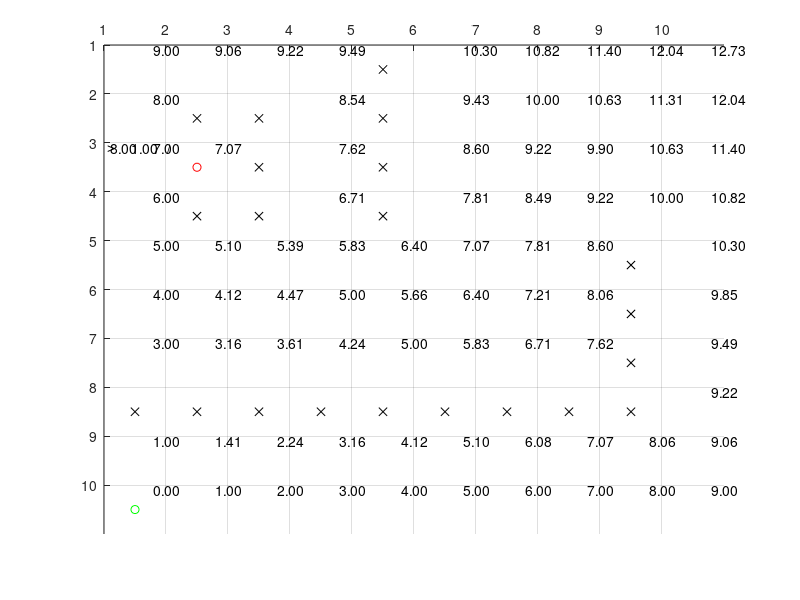

This figure's MATLAB source: (Note: this script raises an error after producing the figure.)
function run_astar
clc; clear all; close all;
dbstop if error;

global VISIT_ALL_NODES; VISIT_ALL_NODES = 1;
display(sprintf('INFO: visit all nodes %d',VISIT_ALL_NODES));

map = map_create();
astar_execute(map);

function [start,goal,obstacle,clearpath]=map_constants()
start = 7;
goal = 8;
clearpath = 1;
obstacle = 0;

%--------------------------------------------------------------------------
% map
%--------------------------------------------------------------------------
function map = map_create()
[S,G,O,C] = map_constants;

small_map = ...
      [ C, C, C, C;
        C, O, O, C;
        C, S, O, C;
        C, O, O, G;
        ];
    
small_map2 = ...
      [ C, C, C, C;
        C, O, G, O;
        C, O, O, O;
        C, C, S, C;
        ];
    
% indexing is row,col, only col, row when plotting

large_map = ...
      [ C, C, C, C, O, C, C, C, C, C;
        C, O, O, C, O, C, C, C, C, C;
        C, S, O, C, O, C, C, C, C, C;
        C, O, O, C, O, C, C, C, C, C;
        C, C, C, C, C, C, C, C, O, C;
        C, C, C, C, C, C, C, C, O, C;
        C, C, C, C, C, C, C, C, O, C;
        O, O, O, O, O, O, O, O, O, C;
        C, C, C, C, C, C, C, C, C, C;
        G, C, C, C, C, C, C, C, C, C;
        ];
large_map2 = ...
      [ S, C, C, C, O, C, C, C, C, C;
        O, O, O, C, C, C, O, O, O, C;
        G, O, C, O, O, C, O, C, C, C;
        C, O, O, C, O, C, O, C, C, C;
        C, O, C, C, C, C, C, C, O, C;
        C, C, C, C, C, C, C, C, O, C;
        O, O, C, O, C, C, C, C, O, C;
        C, C, C, C, C, C, C, C, C, C;
        C, C, C, C, C, C, C, C, C, C;
        C, C, C, C, C, C, C, C, C, C;
        ];
no_path_large_map = ...
      [ C, C, C, C, O, C, C, C, C, C;
        C, O, O, C, O, C, C, C, C, C;
        C, S, O, C, O, C, C, C, C, C;
        C, O, O, C, O, C, C, C, C, C;
        C, C, C, C, C, C, C, C, O, C;
        C, C, C, C, C, C, C, C, O, C;
        C, C, C, C, C, C, C, C, O, C;
        O, O, O, O, O, O, O, O, O, O;
        C, C, C, C, C, C, C, C, C, C;
        G, C, C, C, C, C, C, C, C, C;
        ];

map = large_map;

function [r,c] = map_get_goal_pos(map)
[S,G,O,C] = map_constants;
[r,c] = find(map == G);

function [r,c] = map_get_start_pos(map)
[S,G,O,C] = map_constants;
[r,c] = find(map == S);

%--------------------------------------------------------------------------
% util
%--------------------------------------------------------------------------
function index = rc2indx(ROW,COL,r,c)
index = (r-1)*COL+c;

function [r,c] = indx2rc(ROW,COL,i)
r = ceil(i/COL);
c = mod(i,COL);
if( c == 0 )
  c = COL;
end


%--------------------------------------------------------------------------
% astar
%--------------------------------------------------------------------------
function astar_execute(map)
global VISIT_ALL_NODES;

[S,G,O,C] = map_constants;
[ROW,COL] = size(map);
[start_r,start_c] = map_get_start_pos(map);
[goal_r,goal_c] = map_get_goal_pos(map);

% draw a map base
axis([1 COL+1 1 ROW+1]);
grid on;
hold on;
set(gca,'XTick',[1:1:COL]);
set(gca,'YTick',[1:1:ROW]);
set(gca,'xaxislocation','top','ydir','reverse');
%set(gca,'xdir','right');

% plot start, goal, obstacles
plot(start_c+0.5,start_r+0.5,'ro');
plot(goal_c+0.5,goal_r+0.5,'go');
for ri = 1:ROW
    for ci = 1:COL
        if(map(ri,ci)==O) % if it is a obstacle draw it
            plot(ci+0.5,ri+0.5,'kx');
        end
    end
end

% compute h values for all nodes, create nodes for the first time
nodes = astar_compute_h(map);

nodes = draw_fgh_value(map,nodes);


% initialize close list with start position
% empty open list
ci=1;  % current slot in close_list
close_list(ci) = rc2indx(ROW,COL,start_r,start_c);  % <---- this is current position
current_hldr = plot(start_c+0.1,start_r+0.1,'r*');
oi=1;  % current open slot in open_list
open_list=[];

% for loop start here
keep_running = true;
while keep_running


% find surrounding nodes (max 4), and put them in open list
[current_r,current_c] = indx2rc(ROW,COL,close_list(ci));
%      r-1
% c-1       c+1
%      r+1
tmp_r = current_r - 1;
if( tmp_r >= 1 && tmp_r <= ROW && map(tmp_r,current_c) ~= O && ...
        map(tmp_r,current_c) ~= S && ...
        size(find(close_list == rc2indx(ROW,COL,tmp_r,current_c)),2) == 0 )
    % update neighboring nodes' g value if it is smaller
    indx = rc2indx(ROW,COL,tmp_r,current_c);
    nodes(indx) = update_neighbor(nodes(indx),nodes(close_list(ci)));
    % add it to open_list if it is not already
    open_list = list_unique_add(open_list,indx);
end
tmp_c = current_c - 1;
if( tmp_c >= 1 && tmp_c <= COL && map(current_r,tmp_c) ~= O && ...
        map(current_r,tmp_c) ~= S && ...
        size(find(close_list == rc2indx(ROW,COL,current_r,tmp_c)),2) == 0 )
    % update neighboring nodes' g value if it is smaller
    indx = rc2indx(ROW,COL,current_r,tmp_c);
    nodes(indx) = update_neighbor(nodes(indx),nodes(close_list(ci)));
    % add it to open_list if it is not already
    open_list = list_unique_add(open_list,indx);
end
tmp_c = current_c + 1;
if( tmp_c >= 1 && tmp_c <= COL && map(current_r,tmp_c) ~= O && ...
        map(current_r,tmp_c) ~= S && ...
        size(find(close_list == rc2indx(ROW,COL,current_r,tmp_c)),2) == 0 )
    % update neighboring nodes' g value if it is smaller
    indx = rc2indx(ROW,COL,current_r,tmp_c);
    nodes(indx) = update_neighbor(nodes(indx),nodes(close_list(ci)));
    % add it to open_list if it is not already
    open_list = list_unique_add(open_list,indx);
end
tmp_r = current_r + 1;
if( tmp_r >=1 && tmp_r <= ROW && map(tmp_r,current_c) ~= O && ...
        map(tmp_r,current_c) ~= S && ...
        size(find(close_list == rc2indx(ROW,COL,tmp_r,current_c)),2) == 0 )
    % update neighboring nodes' g value if it is smaller
    indx = rc2indx(ROW,COL,tmp_r,current_c);
    nodes(indx) = update_neighbor(nodes(indx),nodes(close_list(ci)));
    % add it to open_list if it is not already
    open_list = list_unique_add(open_list,indx);
end
draw_fgh_value(map,nodes);

% find smallest f value
minv = 999999;
for i = 1:size(open_list,2)
  open_list(i);
  nodes(open_list(i));
    if( nodes(open_list(i)).f < minv )
        minv = nodes(open_list(i)).f;
        sm_i = i;
    end
end

% pop open list, push close list
delete(current_hldr);
text(nodes(close_list(ci)).c+0.01,nodes(close_list(ci)).r+0.1,'/');
ci = ci + 1;
close_list(ci) = open_list(sm_i);
current_hldr = plot(nodes(close_list(ci)).c+0.01,nodes(close_list(ci)).r+0.1,'r*');
open_list(sm_i) = [];


%-------------------------------------------------------
% STOP condition
% when goal is reached or
% visits all nodes
%-------------------------------------------------------
if( VISIT_ALL_NODES )
    if( ci > ROW*COL - 1 - size(find(map == O),1) )
        keep_running = false;
        delete(current_hldr);
        text(nodes(close_list(ci)).c+0.01,nodes(close_list(ci)).r+0.1,'/');
    end
else
    if ( map(nodes(close_list(ci)).r,nodes(close_list(ci)).c) == G )
        keep_running = false;
        delete(current_hldr);
        text(nodes(close_list(ci)).c+0.01,nodes(close_list(ci)).r+0.1,'/');
    end
end

pause(0.1);

end % while keep_running

% traverse back
ti = rc2indx(ROW,COL,goal_r,goal_c);
if( nodes(ti).parent_r == 0 || nodes(ti).parent_c == 0 )
    display('no path');
    return;
end
while (nodes(ti).r ~= start_r || nodes(ti).c ~= start_c)
    if( nodes(ti).c > nodes(ti).parent_c )
        xx = [nodes(ti).parent_c+0.5 nodes(ti).c+0.5];
    else
        xx = [nodes(ti).c+0.5 nodes(ti).parent_c+0.5];
    end
    if( nodes(ti).r > nodes(ti).parent_r )
        yy = [nodes(ti).parent_r+0.5 nodes(ti).r+0.5];
    else
        yy = [nodes(ti).r+0.5 nodes(ti).parent_r+0.5];
    end
    plot(xx,yy);
    ti = rc2indx(ROW,COL,nodes(ti).parent_r,nodes(ti).parent_c);
    pause(0.5);
end



function neighbor_node = update_neighbor(neighbor_node,current_node)
global INIT_G_VALUE
global G_COST
G_COST = 1;
% if it is first time computing g (-1 value) then update it
if ( neighbor_node.g == INIT_G_VALUE && current_node.g == INIT_G_VALUE )
    neighbor_node.g = G_COST;
    neighbor_node.parent_r = current_node.r;
    neighbor_node.parent_c = current_node.c;
    neighbor_node.f = neighbor_node.g + neighbor_node.h;
elseif ( neighbor_node.g ~= INIT_G_VALUE && current_node.g ~= INIT_G_VALUE )
    if ( current_node.g + G_COST < neighbor_node.g )
        neighbor_node.g = current_node.g + G_COST;
        neighbor_node.parent_r = current_node.r;
        neighbor_node.parent_c = current_node.c;
        neighbor_node.f = neighbor_node.g + neighbor_node.h;
    end
elseif ( neighbor_node.g == INIT_G_VALUE )
    neighbor_node.g = current_node.g + G_COST;
    neighbor_node.parent_r = current_node.r;
    neighbor_node.parent_c = current_node.c;
    neighbor_node.f = neighbor_node.g + neighbor_node.h;
% or updated g is less also update it
elseif ( current_node.g == INIT_G_VALUE )
    display('bug');
end

function list = list_unique_add(list,value)
if( size(find(list == value),2) == 0 )
    i = size(list,2)+1;
    list(i) = value;
end

function nodes = draw_fgh_value(map,nodes)
[S,G,O,C] = map_constants;
[ROW,COL] = size(map);
global INIT_G_VALUE;
global INIT_F_VALUE;
% draw h values
for ni = 1:size(nodes,2)
    % if it is not an obstacle draw debug info
    if( map(nodes(ni).r,nodes(ni).c) ~= O )
        %------------------------
        % draw f = g + h
        s = sprintf('%0.2f',nodes(ni).h);
        if( nodes(ni).h_hldr == 0 )
            nodes(ni).h_hldr = text(nodes(ni).c+0.8,nodes(ni).r+0.1,s);
        else
            set(nodes(ni).h_hldr,'String',s);
        end
        if( nodes(ni).g ~= INIT_G_VALUE )
            s = sprintf('%0.2f',nodes(ni).g);
            if( nodes(ni).g_hldr == 0 )
                nodes(ni).g_hldr = text(nodes(ni).c+0.45,nodes(ni).r+0.1,s);
            else
                set(nodes(ni).g_hldr,'String',s);
            end
        end
        if( nodes(ni).f ~= INIT_F_VALUE )
            s = sprintf('%0.2f',nodes(ni).f);
            if( nodes(ni).f_hldr == 0 )
                nodes(ni).f_hldr = text(nodes(ni).c+0.1,nodes(ni).r+0.1,s);
            else
                set(nodes(ni).f_hldr,'String',s);
            end
        end
        %----------------------------
        % draw arrow
        update_arrow = false;
        if( 0 < nodes(ni).r+1 && nodes(ni).r+1 == nodes(ni).parent_r && nodes(ni).r+1 < ROW )
            s = 'v'; update_arrow = true;
        elseif( 0 < nodes(ni).r-1 && nodes(ni).r-1 == nodes(ni).parent_r && nodes(ni).r-1 < ROW )
            s = '\^'; update_arrow = true;
        elseif( 0 < nodes(ni).c+1 && nodes(ni).c+1 == nodes(ni).parent_c && nodes(ni).c+1 < COL )
            s = '>'; update_arrow = true;
        elseif( 0 < nodes(ni).c-1 && nodes(ni).c-1 == nodes(ni).parent_c && nodes(ni).c-1 < COL )
            s = '<'; update_arrow = true;
        end
        if( update_arrow )
            if( nodes(ni).arrow_hldr == 0 )
                nodes(ni).arrow_hldr = text(nodes(ni).c+0.05,nodes(ni).r+0.1,s);
            else
                set(nodes(ni).arrow_hldr,'String',s);
            end
        end
    end
end
function nodes = astar_compute_h(map)
[S,G,O,C] = map_constants;
[ROW,COL] = size(map);

nodes(ROW*COL) = struct('r',[],'c',[],'h',[],'g',[],'f',[], ...
    'parent_r',[],'parent_c',[],'h_hldr',[],'g_hldr',[],'f_hldr',[],...
    'arrow_hldr',[]);

[goal_r,goal_c] = find(map==G);

global INIT_G_VALUE;
INIT_G_VALUE = 99999;
global INIT_F_VALUE;
INIT_F_VALUE = 99999;

n = 1;
for r = 1:ROW
  for c = 1:COL
          nodes(n).r = r;
          nodes(n).c = c;
          nodes(n).h = sqrt( abs(goal_r-r)^2 + abs(goal_c-c)^2 );
          nodes(n).g = INIT_G_VALUE;
          nodes(n).f = INIT_F_VALUE;
          nodes(n).parent_r = 0;
          nodes(n).parent_c = 0;
          nodes(n).h_hldr = 0;
          nodes(n).g_hldr = 0;
          nodes(n).f_hldr = 0;
          nodes(n).arrow_hldr = 0;
          n = n+1;
  end
end

% improvement
% convert to node base to avoid unnecessary r,c to node index conversion
% keep sorted open_list for performance
